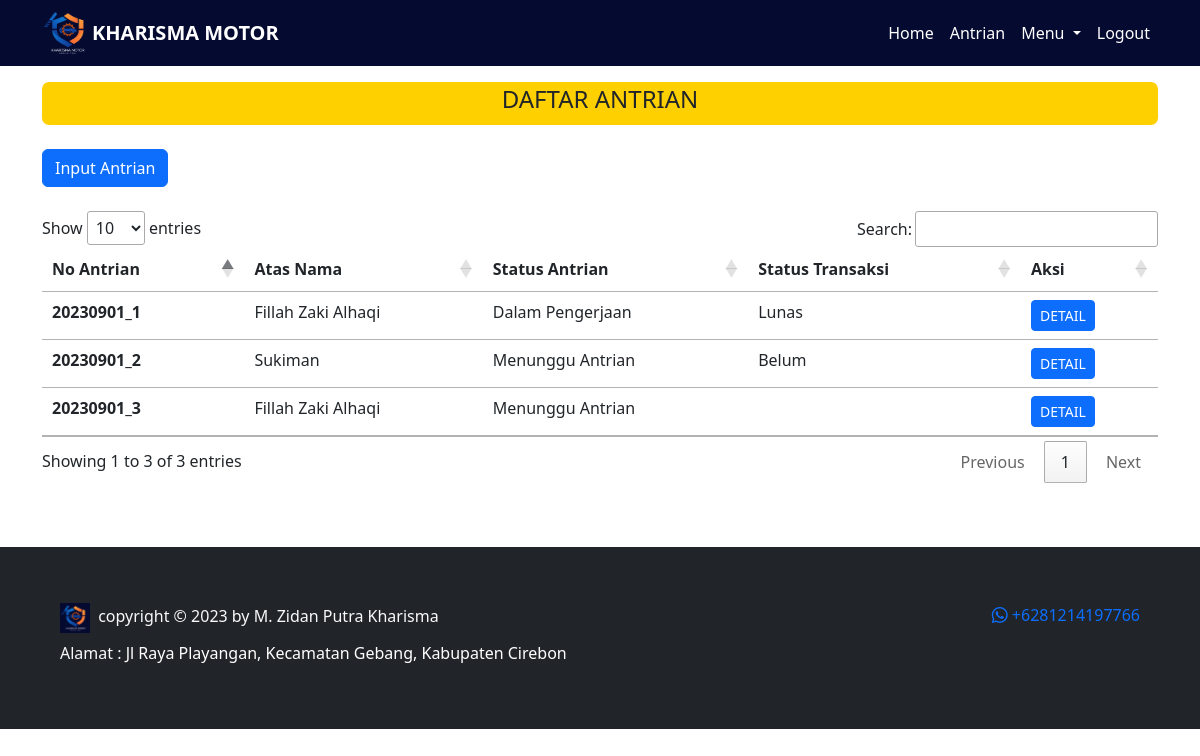
Screenshot of /kelola/antrian.php (signed in) with the database file from the repository.
### tables this page shows
CREATE TABLE `antrian` (
  `id_antrian` int(11) NOT NULL,
  `id_kendaraan` int(11) NOT NULL,
  `no_antrian` varchar(20) NOT NULL,
  `nama_pelanggan` varchar(100) NOT NULL,
  `no_hp` varchar(20) NOT NULL,
  `tanggal` timestamp NOT NULL DEFAULT current_timestamp() ON UPDATE current_timestamp(),
  `nopol` varchar(50) NOT NULL,
  `alamat` text NOT NULL,
  `status` varchar(50) NOT NULL
);

CREATE TABLE `transaksi` (
  `idtransaksi` int(11) NOT NULL,
  `idantrian` int(11) NOT NULL,
  `idkeluhan` int(11) DEFAULT NULL,
  `idsparepart` int(11) DEFAULT NULL,
  `kode_transaksi` varchar(50) NOT NULL,
  `tanggal` timestamp NOT NULL DEFAULT current_timestamp() ON UPDATE current_timestamp(),
  `status_transaksi` varchar(20) NOT NULL
);

### controller/function.php (called while the page is built, shortened)
<?php
$conn = mysqli_connect("localhost", "root", "", "kharisma_motor");
function query($query)
{
    global $conn;
    $result = mysqli_query($conn, $query);
    $rows = [];
    while ($row = mysqli_fetch_assoc($result)) {
        $rows[] = $row;
    }
    return $rows;
}
function dekripsi($teks)
{
    $text = $teks;
    $kunci = 'kharisma_motor';
    $key = hash('sha256', $kunci);
    $pkey = "123";
    $method = "aes-192-cfb1";
    $iv = substr(hash('sha256', $pkey), 0, 16);
    $dekripsi = base64_decode($text);
    $dekripsi = openssl_decrypt($dekripsi, $method, $key, 0, $iv);
    return $dekripsi;
}
function enkripsi($teks)
{
    $text = $teks;
    $kunci = 'kharisma_motor';
    $key = hash('sha256', $kunci);
    $pkey = "123";
    $method = "aes-192-cfb1";
    $iv = substr(hash('sha256', $pkey), 0, 16);
    $enkripsi = openssl_encrypt($text, $method, $key, 0, $iv);
    $enkripsi = base64_encode($enkripsi);
    return $enkripsi;
}
?>

### kelola/antrian.php (the view, shortened to what this page needs)
<?php
require_once "../controller/function.php";
$id = dekripsi($_COOKIE['KMmz19']);
$user = query("SELECT * FROM pengguna WHERE idpengguna = $id")[0];
$antrian = query("SELECT * FROM antrian");
?>
<!DOCTYPE html>
<html lang="en">
<head>
    <link href="https://cdn.jsdelivr.net/npm/bootstrap@5.3.0/dist/css/bootstrap.min.css" rel="stylesheet"
>
    <link rel="stylesheet" href="https://cdn.jsdelivr.net/npm/bootstrap-icons@1.10.5/font/bootstrap-icons.css">
    <link rel="stylesheet" href="https://cdn.datatables.net/1.13.4/css/jquery.dataTables.min.css">
    <link rel="stylesheet" href="../style.css">
</head>
<body>
    <?php
    if ($user['level'] === "Admin") {
        require_once('../navbar/navbar_admin.php');
    } elseif ($user['level'] === "Kasir") {
        require_once('../navbar/navbar_kasir.php');
    } else {
        echo "Error: Peran pengguna tidak valid.";
    }
    ?>
    <div class="container">
        <div class="content py-3">
            <div class="title text-center text-uppercase">
                <h4>DAFTAR ANTRIAN</h4>
            </div>
            <div class="konten py-4">
                <a href="input_antrian.php">
                    <button type="button" class="btn btn-primary">
                        Input Antrian
                    </button>
                </a>
            </div>
            <table class="table table-hover" id="example">
                <thead>
                    <tr>
                        <th scope="col">No Antrian</th>
                        <th scope="col">Atas Nama</th>
                        <th scope="col">Status Antrian</th>
                        <th scope="col">Status Transaksi</th>
                        <th scope="col">Aksi</th>
                    </tr>
                </thead>
                <tbody>
                    <?php
                    foreach ($antrian as $s):
                        $enkripsi = enkripsi($s['id_antrian']);
                        $idantrian = $s['id_antrian'];
                        $data_transaksi = query("SELECT * FROM transaksi WHERE idantrian = $idantrian")[0];
                        ?>
                        <tr>
                            <th>
                                <?php echo $s['no_antrian']; ?>
                            </th>
                            <td>
                                <?php echo $s['nama_pelanggan']; ?>
                            </td>
                            <td>
                                <?= $s['status']; ?>
                            </td>
                            <td>
                                <?= $data_transaksi['status_transaksi']; ?>
                            </td>
                            <td>
                                <a class="btn btn-sm btn-primary"
                                    href="detail_transaksi.php?id=<?= $enkripsi; ?>">DETAIL</a>
                            </td>
                        </tr>
                        <?php
                    endforeach
                    ?>
                </tbody>
            </table>
        </div>
    </div>
    <?php
    require_once('../footer.php');
    ?>
</body>
</html>

### style.css (style rules this page uses)
body { background: white; }
.container .title { border: solid rgb(255, 208, 0); border-radius: 7px; background: rgb(255, 208, 0); }

### rows the page displays
antrian: no_antrian "20230901_1", nama_pelanggan "Fillah Zaki Alhaqi", status "Dalam Pengerjaan", transaksi.status_transaksi "Lunas"
antrian: no_antrian "20230901_2", nama_pelanggan "Sukiman", status "Menunggu Antrian", transaksi.status_transaksi "Belum"
antrian: no_antrian "20230901_3", nama_pelanggan "Fillah Zaki Alhaqi", status "Menunggu Antrian"
